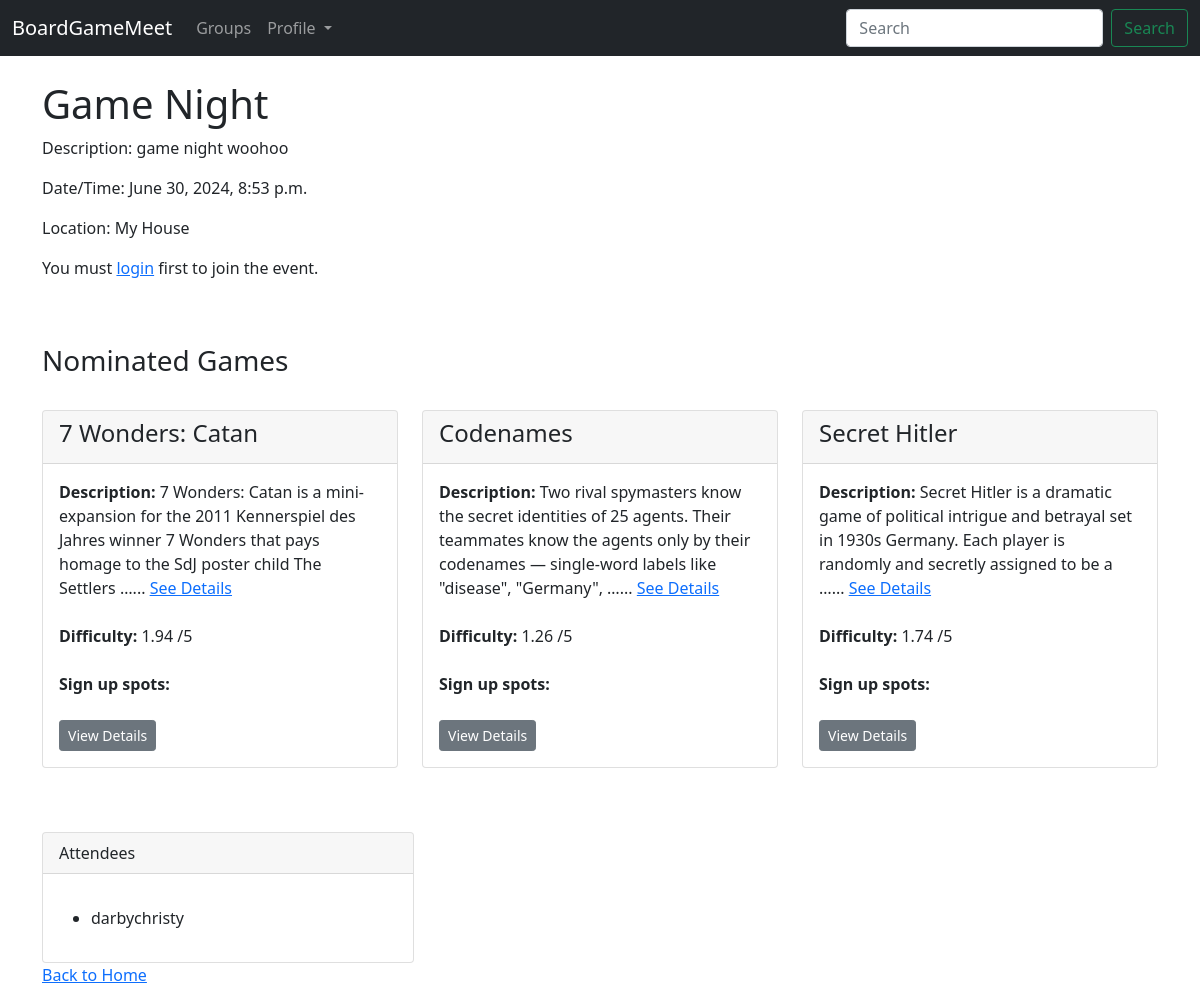
The app's page /event/1/, older data.
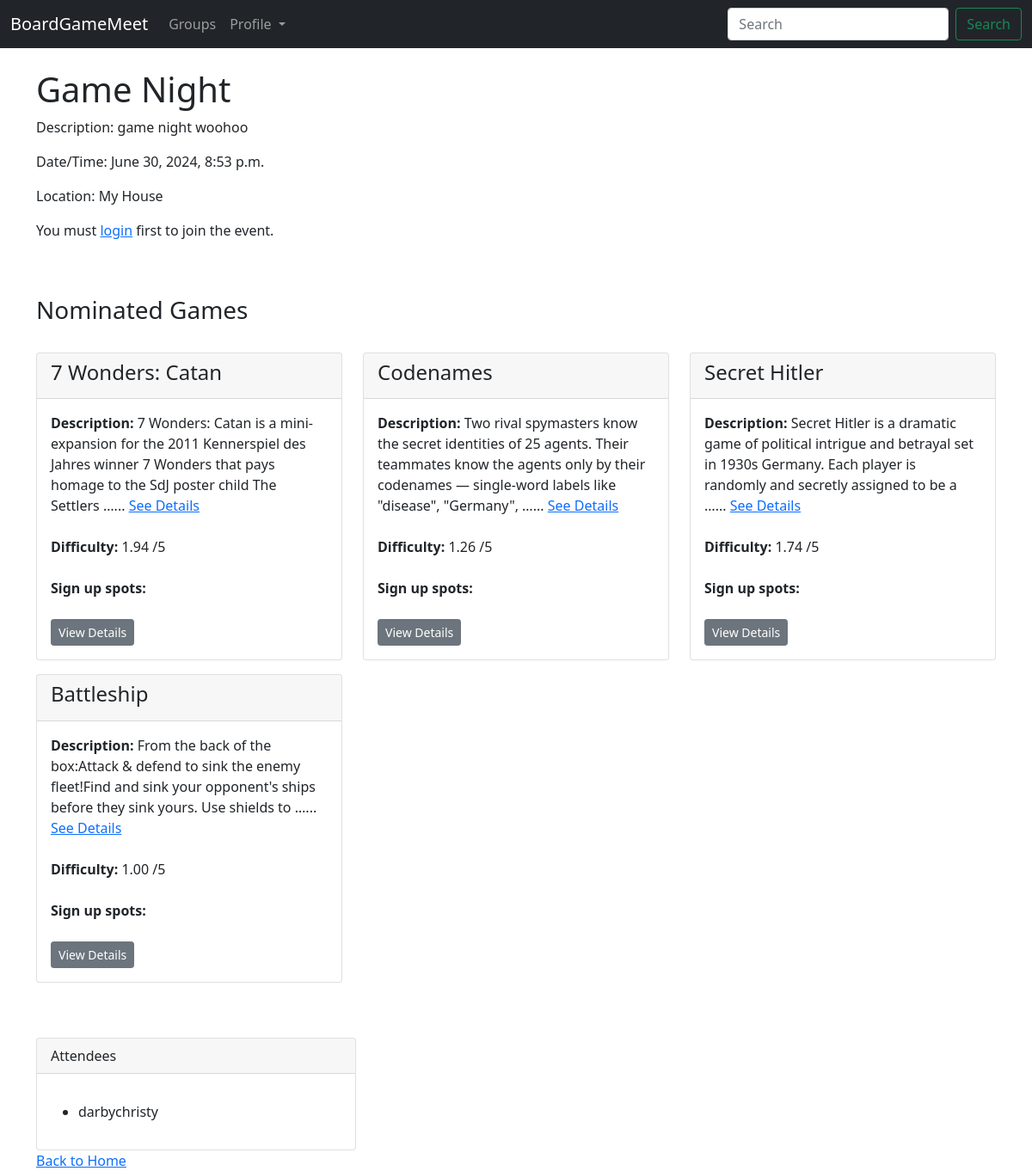
The same page, newer data.
### boardgame/models.py (models this page shows, shortened)
class Game(models.Model):
    name = models.CharField(max_length=200)
    min_players = models.PositiveIntegerField(blank=True, null=True)
    max_players = models.PositiveIntegerField(blank=True, null=True)
    min_playtime = models.PositiveIntegerField(blank=True, null=True)
    max_playtime = models.PositiveIntegerField(blank=True, null=True)
    age =models.PositiveIntegerField(blank=True, null=True)
    weight = models.CharField(max_length=10, blank=True, null=True)
    description = models.TextField(blank=True, null=True)
    thumbnail = models.URLField(blank=True, null=True)

### boardgame/views.py (the view, shortened to what this page needs)
# urls.py: path('event/<int:event_id>/', views.event_details, name='event_details'),
def event_details(request, event_id):
    event = get_object_or_404(Event, id=event_id)
    attendees = event.attendees.all()
    nominations = event.nominations.all()
    is_attending = attendees.filter(id=request.user.id).exists() #check to see if current user is attending
    context = {
        'event': event,
        'attendees': attendees,
        'is_attending': is_attending,
        'nominations': nominations,
    }
    return render(request, 'boardgame/event_details.html', context)

### boardgame/models.py (called while the page is built)
    def __str__(self):
        return self.name

### boardgame/templates/boardgame/event_details.html (shortened to what this page needs)
{% extends 'boardgame/base.html' %}
{% load static %}
{% block content %}
<body>
    <head>
    </head>
    <h1>{{ event.title }}</h1>
    <p>Description: {{ event.description }}</p>
    <p>Date/Time: {{ event.date_time }}</p>
    <p>Location: {{ event.location }}</p>
    <div>
        {% if user.is_authenticated %}
        <form method="post" action="">
            {% csrf_token %}
            {% if is_attending %}
            <button type="submit" class="btn btn-secondary btn-sm" name="leave">Leave Event</button>
            <a href="{% url 'nominate_game' event.id %}" class="btn btn-secondary btn-sm">Nominate Game</a>
            {% else %}
            <button type="submit" class="btn btn-secondary btn-sm" name="join">Join Event </button>
            {% endif %}
        </form>
        {% else %}
        <p>You must <a href="{% url 'login' %}">login</a> first to join the event.</p>
        {% endif %}
    </div>
    <br /> <br />
    <h3>Nominated Games</h3>
    <br />
    <div class="row">
        {% for nomination in nominations %}
        <div class="col-md-4 mb-3">
            <div class="card">
                <div class="card-header">
                    <h4>{{ nomination.name }}</h4>
                </div>
                <div class="card-body">
                    <p class="card-text">
                        <b>Description:</b> {{ nomination.description|truncatewords:25|striptags|safe }}... <a
                            href="{% url 'game_details' event.id nomination.id %}">See
                            Details</a>
                        <br /> <br />
                        <b>Difficulty:</b> {{ nomination.weight }} /5
                        <br /> <br />
                        <b>Sign up spots:</b>
                        <br /><br />
                        <a href="{% url 'game_details' event.id nomination.id %}" class="btn btn-secondary btn-sm">View
                            Details</a>
                    </p>
                </div>
            </div>
        </div>
        {% endfor %}
    </div>
    <br /> <br />
    <div class="col-sm-4">
        <div class="card">
            <div class="card-header">
                Attendees
            </div>
            <div class="card-body">
                <p class="card-text">
                <ul>
                    {% for attendee in attendees %}
                    <li>{{ attendee.username }}</li>
                    {% endfor %}
                </ul>
                </p>
            </div>
        </div>
    </div>
    <div>
        <a href="{% url 'home' %}">Back to Home</a>
    </div>
</body>
{% endblock %}

Row changes from the older to the newer data that the page shows:
added Game: name "Battleship", description "From the back of the box:Attack & defend to sink the enemy fleet!Find and sink your opponent's ships before they sink yours. Use shields to …", weight "1.00"
